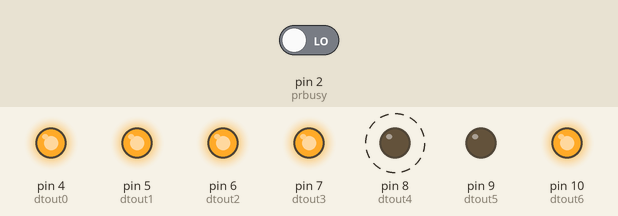
Recording of a sketch running on a simulated Arduino Uno, built with avr-gcc and run on an emulated ATmega328P. Parts: output pins drawn as LEDs (lit = HIGH). Dashed ring = blinking. Inputs (shaded band) come from the test bench; at power-on: pin 2 (prbusy) LOW. Pins used as bus, display or sensor lines are not drawn.

Above: at 1.2 s.
1.3 s: pin 2 (prbusy) driven HIGH
At 1.3 s:
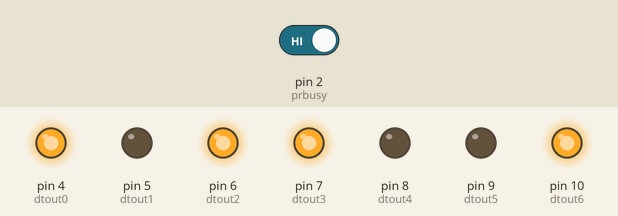
2.8 s: pin 2 (prbusy) driven LOW
At 2.95 s:
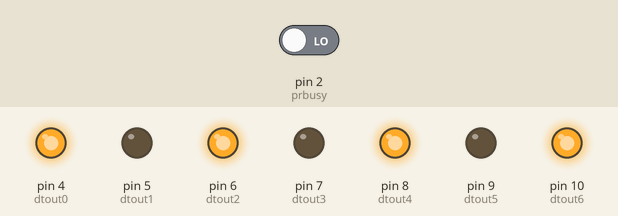
At 4.8 s:
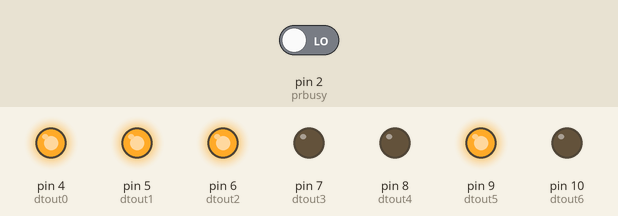
Timing chart, 0 to 14.8 s (numbered marks = the images above; inputs shaded):
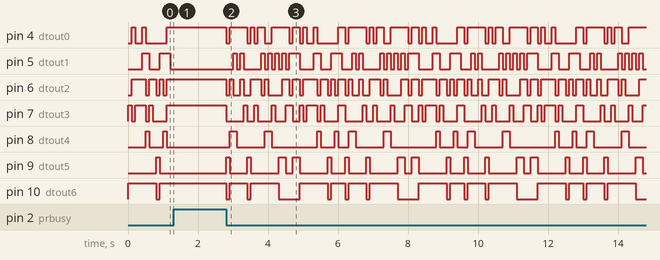

The sketch:

PrinterTest.ino
```cpp
// Define the input and output pins
int prbusy = 2;
int strobe = 3;
int dtout0 = 4;
int dtout1 = 5;
int dtout2 = 6;
int dtout3 = 7;
int dtout4 = 8;
int dtout5 = 9;
int dtout6 = 10;
int busyrd = 0;

const char *str = "HELLORLD FROM USAGI ELECTRIC!'\r\n'";

// Initialize all the pins and set the outputs low
void setup() {
  pinMode(prbusy, INPUT);
  pinMode(strobe, OUTPUT);
  pinMode(dtout0, OUTPUT);
  pinMode(dtout1, OUTPUT);
  pinMode(dtout2, OUTPUT);
  pinMode(dtout3, OUTPUT);
  pinMode(dtout4, OUTPUT);
  pinMode(dtout5, OUTPUT);
  pinMode(dtout6, OUTPUT);
  digitalWrite(strobe, LOW);
  digitalWrite(dtout0, LOW);
  digitalWrite(dtout1, LOW);
  digitalWrite(dtout2, LOW);
  digitalWrite(dtout3, LOW);
  digitalWrite(dtout4, LOW);
  digitalWrite(dtout5, LOW);
  digitalWrite(dtout6, LOW);
}

// Main loop that prints a test thing over and over
void loop() {
    for(const char *p = str; *p != '\0'; p++) {

      // If Printer Busy break out of while loop
      busyrd = 1;
      while (digitalRead(prbusy) == HIGH) {
        delay(100);
      }

      digitalWrite(dtout0, (*p & (1<<0))? HIGH : LOW);
      digitalWrite(dtout1, (*p & (1<<1))? HIGH : LOW);
      digitalWrite(dtout2, (*p & (1<<2))? HIGH : LOW);
      digitalWrite(dtout3, (*p & (1<<3))? HIGH : LOW);
      digitalWrite(dtout4, (*p & (1<<4))? HIGH : LOW);
      digitalWrite(dtout5, (*p & (1<<5))? HIGH : LOW);
      digitalWrite(dtout6, (*p & (1<<6))? HIGH : LOW);

      digitalWrite(strobe, HIGH);
      delay(100);
      digitalWrite(strobe, LOW);
    }
  delay(100);
}
```

Measured:
- after the input at 1.3 s, pin 4 (dtout0), pin 6 (dtout2), pin 7 (dtout3), pin 10 (dtout6): stops changing and stays HIGH; pin 5 (dtout1), pin 8 (dtout4), pin 9 (dtout5): stops changing and stays LOW
- by itself, pin 8 (dtout4): alternates HIGH for 0.10 s and LOW for 0.40 s
